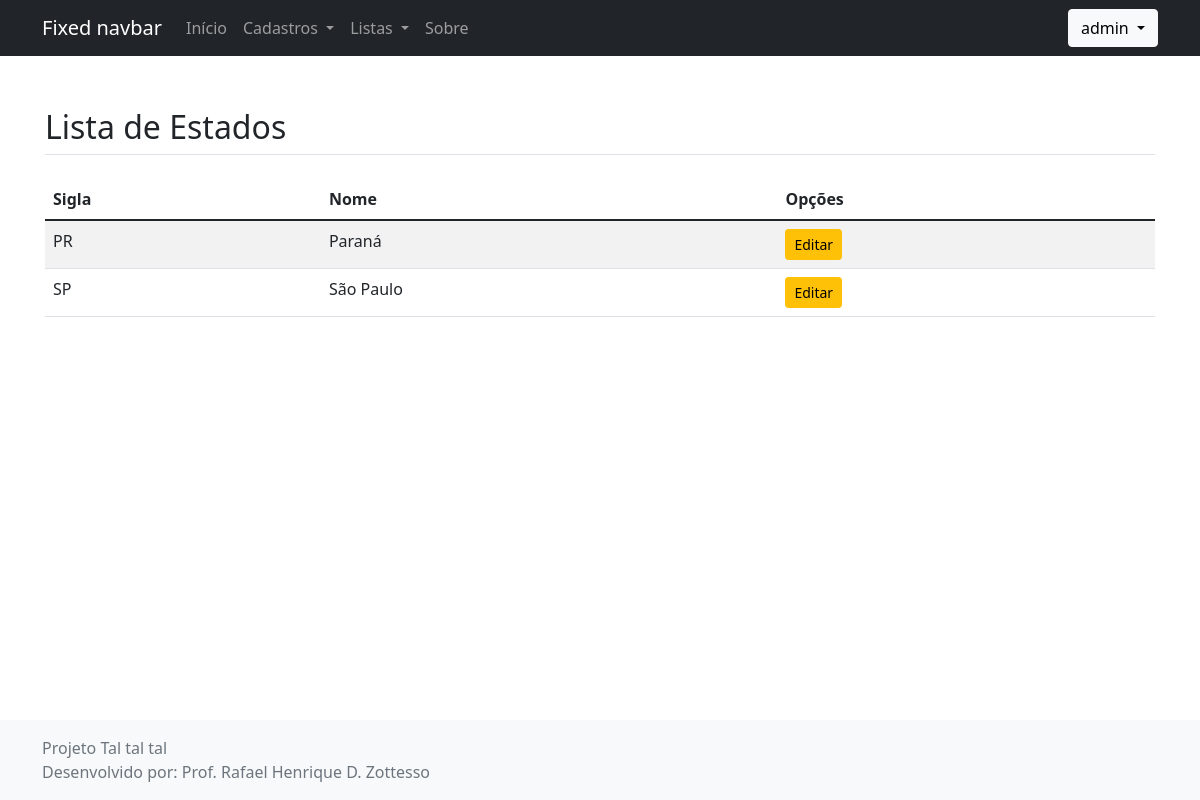
Screenshot of /listar/estado/ (signed in) with the database file from the repository.
### cadastros/models.py (models this page shows, shortened)
class Estado(models.Model):
    sigla = models.CharField(max_length=2, unique=True)
    nome = models.CharField(max_length=50)

### cadastros/views.py (the view)
# urls.py: path('listar/estado/', EstadoList.as_view(), name='listar-estado'),
class EstadoList(LoginRequiredMixin, ListView):
    login_url = reverse_lazy('index')
    model = Estado
    template_name = 'cadastros/listas/estados.html'

### cadastros/templates/cadastros/listas/estados.html
{% extends 'paginas/modelo.html' %}
{% load static %}
{% block conteudo %}
<h2 class="mt-4 mb-4 border-bottom pb-2">
    Lista de Estados
</h2>
<table class="table table-striped">
    <thead>
        <tr>
            <th>Sigla</th>
            <th>Nome</th>
            <th>Opções</th>
        </tr>
    </thead>
    <tbody>
        {% for estado in object_list %}
        <tr>
            <td>{{estado.sigla}}</td>
            <td>{{estado.nome}}</td>
            <td>
                <a href="{% url 'editar-estado' estado.pk %}" class="btn btn-sm btn-warning">Editar</a>
            </td>
        </tr>
        {% empty %}
        <tr>
            <td colspan="100%">Nenhum registro encontrado.</td>
        </tr>
        {% endfor %}
    </tbody>
</table>
{% endblock %}

### paginas/templates/paginas/modelo.html (shortened to what this page needs)
{% load static %}
<!doctype html>
<html lang="pt-br" class="h-100">
<head>
    <link href="{% static 'css/bootstrap.css' %}" rel="stylesheet">
</head>
<body class="d-flex flex-column h-100">
    <header>
        <nav class="navbar navbar-expand-md navbar-dark fixed-top bg-dark">
            <div class="container">
                <a class="navbar-brand" href="#">Fixed navbar</a>
                <div class="collapse navbar-collapse" id="navbarCollapse">
                    <ul class="navbar-nav me-auto mb-2 mb-md-0">
                        <li class="nav-item">
                            <a class="nav-link" aria-current="page" href="{% url 'index-2' %}">Início</a>
                        </li>
                        {% if request.user.is_authenticated %}
                        <li class="nav-item dropdown">
                            <a class="nav-link dropdown-toggle" href="#" id="navbarDropdown" role="button" data-bs-toggle="dropdown"
                                aria-expanded="false">
                                Cadastros
                            </a>
                        </li>
                        <li class="nav-item dropdown">
                            <a class="nav-link dropdown-toggle" href="#" id="navbarDropdown" role="button" data-bs-toggle="dropdown"
                                aria-expanded="false">
                                Listas
                            </a>
                        </li>
                        {% endif %}
                        <li class="nav-item">
                            <a class="nav-link" href="{% url 'sobre' %}">Sobre</a>
                        </li>
                    </ul>
                    {% if request.user.is_authenticated %}
                    <div class="dropdown">
                        <button class="btn btn-light dropdown-toggle" type="button" id="dropdownMenuButton1" data-bs-toggle="dropdown"
                            aria-expanded="false">
                            {{ request.user }}
                        </button>
                    </div>
                    {% else %}
                    <a href="{% url 'login' %}" class="btn btn-light mx-2">Login</a>
                    <a href="#" class="btn btn-success mx-2">Registrar</a>
                    {% endif %}
                </div>
            </div>
        </nav>
    </header>
    <main class="flex-shrink-0">
        <div class="container">
            <br>
            {% block conteudo %}{% endblock %}
        </div>
    </main>
    <footer class="footer mt-auto py-3 bg-light">
        <div class="container">
            <span class="text-muted">
                {% block rodape %}
                Projeto Tal tal tal <br>
                Desenvolvido por: Prof. Rafael Henrique D. Zottesso
                {% endblock %}
            </span>
        </div>
    </footer>
</body>
</html>

### paginas/templates/paginas/modelo.html (style rules this page uses)
main > .container { padding: 60px 15px 0; }

### rows the page displays
Estado: sigla "PR", nome "Paraná"
Estado: sigla "SP", nome "São Paulo"

### other values shown
{{ request.user }} "admin"
